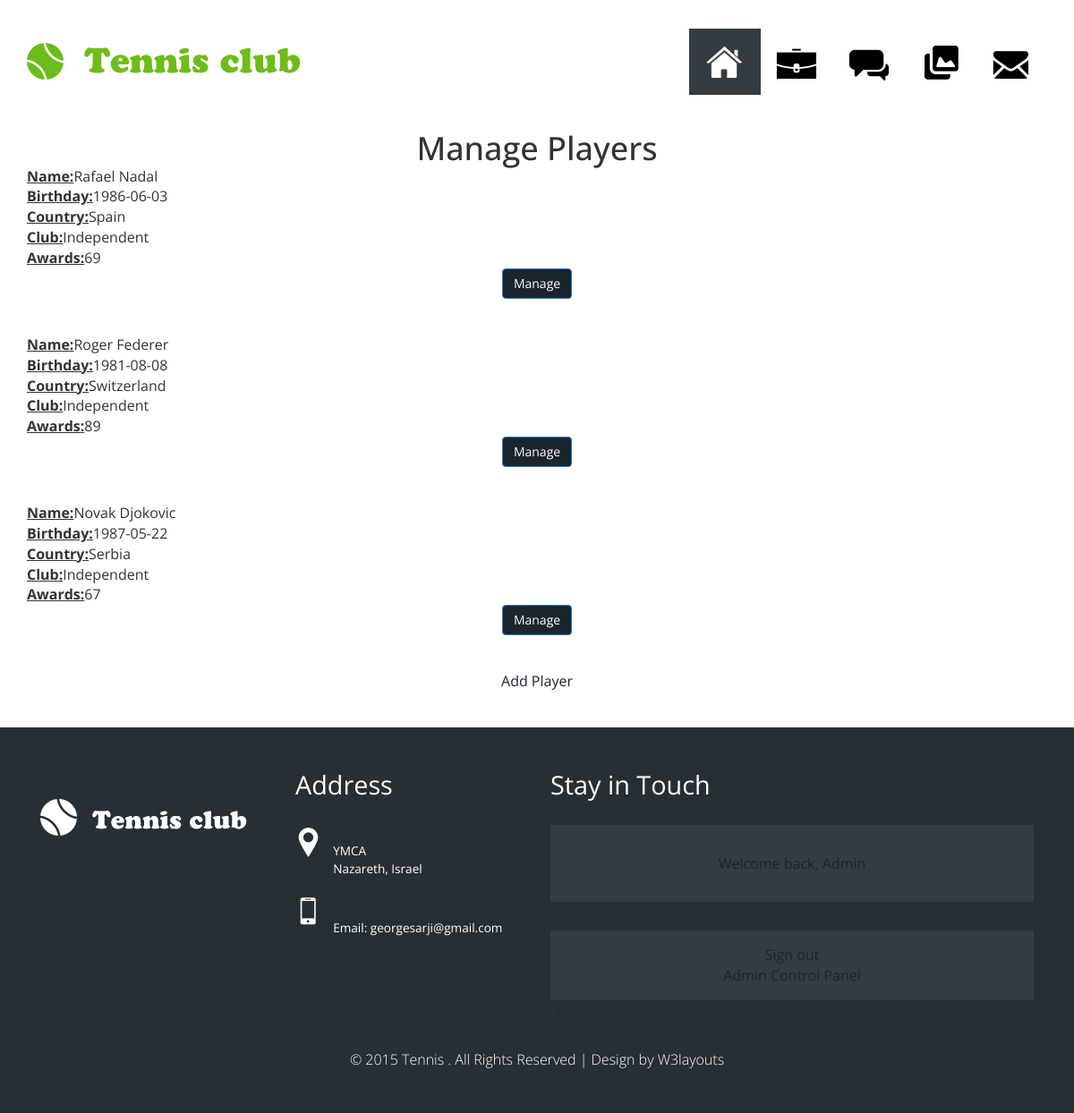
Page /acp/manageplayers (signed in) on the committed database.
### database_setup.py (models this page shows, shortened)
class Player(Base):
    __tablename__='player'
    id=Column(Integer, primary_key=True)
    name=Column(String(255))
    dob=Column(Date)
    gender=Column(String)
    country=Column(String)
    club=Column(String)
    awards=Column(Integer)
    narrative=Column(String)
    photo=Column(String)

class User(Base):
    __tablename__ = 'user'
    id = Column(Integer, primary_key=True)
    name = Column(String(255))
    country = Column(String(255))
    email = Column(String(255), unique=True)
    photo = Column(String(255), unique=True)
    password_hash = Column(String(255))
    gender=Column(String)
    dob=Column(Date)
    admin=Column(Boolean)

### web_app.py (the view)
@app.route('/acp/manageplayers')
def ManagePlayers():
	if login_session is None:
		flash("You must be logged in to do this.")
		return redirect(url_for('login'))
	user=dbsession.query(User).filter_by(id=login_session['id']).first()
	if (not user.admin):
		flash("You are not authorized to do this.")
	players=dbsession.query(Player).all()
	return render_template("ManagePlayers.html", players=players)

### templates/ManagePlayers.html (shortened to what this page needs)
{% extends "layout.html" %}
{% block body %}
<center><h1>Manage Players</h1></center>
{% for player in players %}
<form action="{{ url_for('ManagePlayer', id=player.id) }}" method="get">
<p><label><u>Name: </u></label>{{player.name}}</p>
<p><label><u>Birthday: </u></label>{{player.dob}}</p>
<p><label><u>Country: </u></label>{{player.country}}</p>
<p><label><u>Club: </u></label>{{player.club}}</p>
<p><label><u>Awards: </u></label>{{player.awards}}</p>
<p><center><input type="submit" value="Manage" class="btn btn-primary"></center></p>
</form>
{% endfor %}
<p><center><a href="{{ url_for('AddPlayer') }}">Add Player</a></center></p>
{% endblock %}

### templates/layout.html (shortened to what this page needs)
<!DOCTYPE html>
<html lang="en">
<head>
<link href="{{ url_for('static', filename="css/bootstrap.css") }}" rel='stylesheet' type='text/css'/>
<link rel="stylesheet" href="{{ url_for('static', filename="css/style.css") }}" type="text/css">
</head>
<body>
<div class="header agileits">
   <div class="container">
   <div class="logo">
   <a href="{{ url_for('main') }}"><img src="{{url_for('static', filename="images/logo.png") }}" alt=""/></a>
   </div>
   <div class="top-menu top">
     <ul>
        <li class="active simptip-position-bottom simptip-movable" data-tooltip="Home"><a class="home" href="{{ url_for('main') }}""></a></li>
          <li class="simptip-position-bottom simptip-movable" data-tooltip="About Me"><a class="about" href="{{ url_for('AboutMe') }}"></a></li>
        <li class=" simptip-position-bottom simptip-movable" data-tooltip="News"><a class="service" href="{{ url_for('news') }}"></a></li>
        <li class=" simptip-position-bottom simptip-movable" data-tooltip="Gallery"><a class="gallery" href="{{ url_for('gallery') }}"></a></li>
        <li class=" simptip-position-bottom simptip-movable" data-tooltip="Contact Us"><a class="contact" href="{{ url_for('contact') }}"></a></li>
     </ul>
   </div>
   <div class="clearfix"></div>
   </div>
</div>
<div class="container">
{% block body %} {% endblock %}
</div
<div class="fotter w3-agileits">
   <div class="container">
     <div class="col-md-3 ftr-logo">
     <a href="index.html"><img src="{{ url_for('static', filename="images/logo2.png") }}" alt=""/></a>
     </div>
     <div class="col-md-3 address">
       <h4>Address</h4>
       <ul class="address-info">
           <li><span></span></li>
         <li><p>YMCA</p>
         <p>Nazareth, Israel</p></li>
       </ul>
       <ul class="address-mail">
         <li><span></span></li>
         <li><p>Email: <a href="mailto:georgesarji@gmail.com">georgesarji@gmail.com</a></p></li>
       </ul>
     </div>
     <div class="col-md-6 touch">
       <h4>Stay in Touch</h4>
       <div class="form">
       {% if 'id' not in session %}
       <center>
        <a href="{{ url_for('signup')}}"">
        Sign Up
        </a>
        </center>
       {% else %}
       <center><a href="{{ url_for('profile') }}">Welcome back, {{session['name']}}</a></center>
       {% endif %}
       </div>
       <div class="social-icons agileits-w3layouts">
       {% if 'id' not in session %}
        <center>
        <a href="{{ url_for('login')}}"">
        Sign in
        </a>
        </center>
       {% else %}
       <form action="" method="get">
       <center>
       <a href="{{ url_for('logout') }}">
       Sign out
       </a>
       </center>
       {% endif %}
       {% if session['admin'] == True %}
       <center>
        <a href="{{ url_for('admincp')}}"">
        Admin Control Panel
        </a>
        </center>
      {% endif %}
       </div>
     </div>
     <div class="clearfix"></div>
     <div class="copy-right w3-agile"><p>&copy 2015 Tennis . All Rights Reserved | Design by <a href="http://w3layouts.com/">W3layouts</a></p></div>
   </div>
</div>
</body>
</html>

### static/css/style.css (style rules this page uses)
html, body { font-size: 100%; background: #fff; font-family: 'Open Sans', sans-serif; }
h1,h2,h3,h4,h5,h6 { margin:0; }
p { margin:0; }
ul,label { margin:0; padding:0; }
.header { margin-top:2em; }
.logo { float:left; margin-top: 1em; }
.top-menu { float:right; }
.top-menu ul li { display: inline-block; padding: 1em; float: left; }
.top-menu ul li.active { background: #343B41; }
.top-menu ul li a { width: 48px; height: 42px; background: url('../images/splits.png') no-repeat 0px 0px; padding:1em; display:block; }
.top-menu ul li a.home { background-position: -17px 0px; }
.top-menu ul li a.about { background-position: -129px -1px; }
.top-menu ul li a.service { background-position: -248px -2px; }
.top-menu ul li a.gallery { background-position: -355px -4px; }
.top-menu ul li a.contact { background-position:-464px 0px; }
[data-tooltip] { position: relative; display: inline-block; }
[data-tooltip].simptip-position-bottom:before { border-bottom-color:#9BDA5A; }
[data-tooltip].simptip-position-bottom:after { background-color: #9BDA5A; color: #333; }
[data-tooltip]:before { content: ''; position: absolute; border-width: 6px; border-style: solid; border-color: rgba(0, 0, 0, 0); }
[data-tooltip]:before, [data-tooltip]:after { position: absolute; visibility: hidden; opacity: 0; z-index: 999999; }
[data-tooltip]:after { height:30px; padding:10px 11px 0; font-size: 13px; line-height: 11px; content: attr(data-tooltip); white-space: nowrap; font-family: 'Arimo Sans', sans-serif; }
.simptip-position-bottom.simptip-movable:before { margin-top: -15px; }
.simptip-position-bottom.simptip-movable:after { margin-top: -3px; }
.simptip-position-bottom:before, .simptip-position-bottom:after, .simptip-position-top:before, .simptip-position-top:after { left: 32%; }
.simptip-position-bottom:before, .simptip-position-bottom:after { top: 110%; }
.simptip-position-bottom:after, .simptip-position-top:after { margin-left: -18px; }
.simptip-position-right.simptip-movable:before, .simptip-position-right.simptip-movable:after, .simptip-position-left.simptip-movable:before, .simptip-position-left.simptip-movable:after, .simptip-position-top.simptip-movable:before, .simptip-position-top.simptip-movable:after, .simptip-position-bottom.simptip-movable:before, .simptip-position-bottom.simptip-movable:after { -webkit-transition: all .1s linear; -moz-transition: all .1s linear; -o-transition: all .1s linear; -ms-transition: all .1s linear; transition: all .1s linear; }
.fotter { background:#272F35; padding:3em 0; }
.ftr-logo { margin-top: 2em; }
.address h4 { color:#fff; font-size:1.8em; margin-bottom:1em; font-weight:400; }
.address ul { margin-bottom:1em; }
.address ul li { display: inline-block; }
ul.address-info li p,ul.address-mail li p { color:#fff; font-size:0.85em; }
ul.address-mail li p a { color:#fff; font-size:1em; transition:0.5s all; -webkit-transition:0.5s all; -moz-transition:0.5s all; -o-transition:0.5s all; -ms-transition:0.5s all; }
ul.address-info li span { background: url(../images/splits.png) no-repeat -25px -108px; vertical-align: super; }
ul.address-mail li span { background: url(../images/splits.png) no-repeat -72px -108px; vertical-align: super; }
ul.address-info li span { width: 30px; height: 38px; display: inline-block; margin-right: 0.5em; padding-bottom: 3em; }
ul.address-mail li span { width: 30px; height: 38px; display: inline-block; margin-right: 0.5em; }
.touch h4 { color:#fff; font-size:1.8em; margin-bottom:1em; font-weight:400; }
.form { background:#343B41; padding:2em; }
.social-icons { margin-top: 2em; background:#343B41; padding:1em; text-align:center; }
.copy-right { text-align: center; }
.copy-right p ,.copy-right p a { color: #fff; font-weight:300; margin-top:2em; transition:0.5s all; -webkit-transition:0.5s all; -moz-transition:0.5s all; -o-transition:0.5s all; -ms-transition:0.5s all; }

### rows in the picture
Player: name "Rafael Nadal", dob "1986-06-03", country "Spain", club "Independent", awards "69"
Player: name "Roger Federer", dob "1981-08-08", country "Switzerland", club "Independent", awards "89"
Player: name "Novak Djokovic", dob "1987-05-22", country "Serbia", club "Independent", awards "67"
User: name "Admin"
